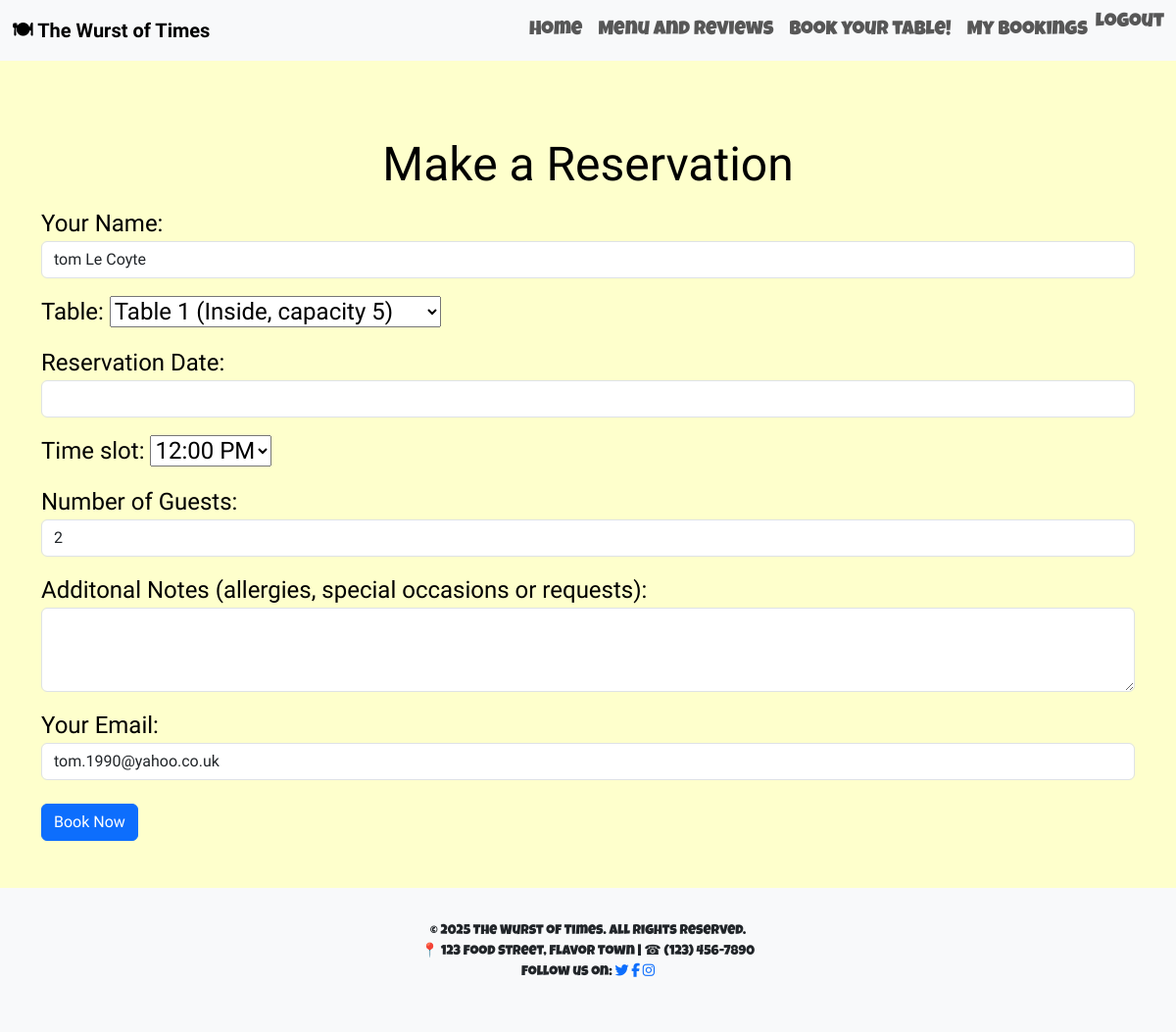
The app's page /1/ (signed in), older data.
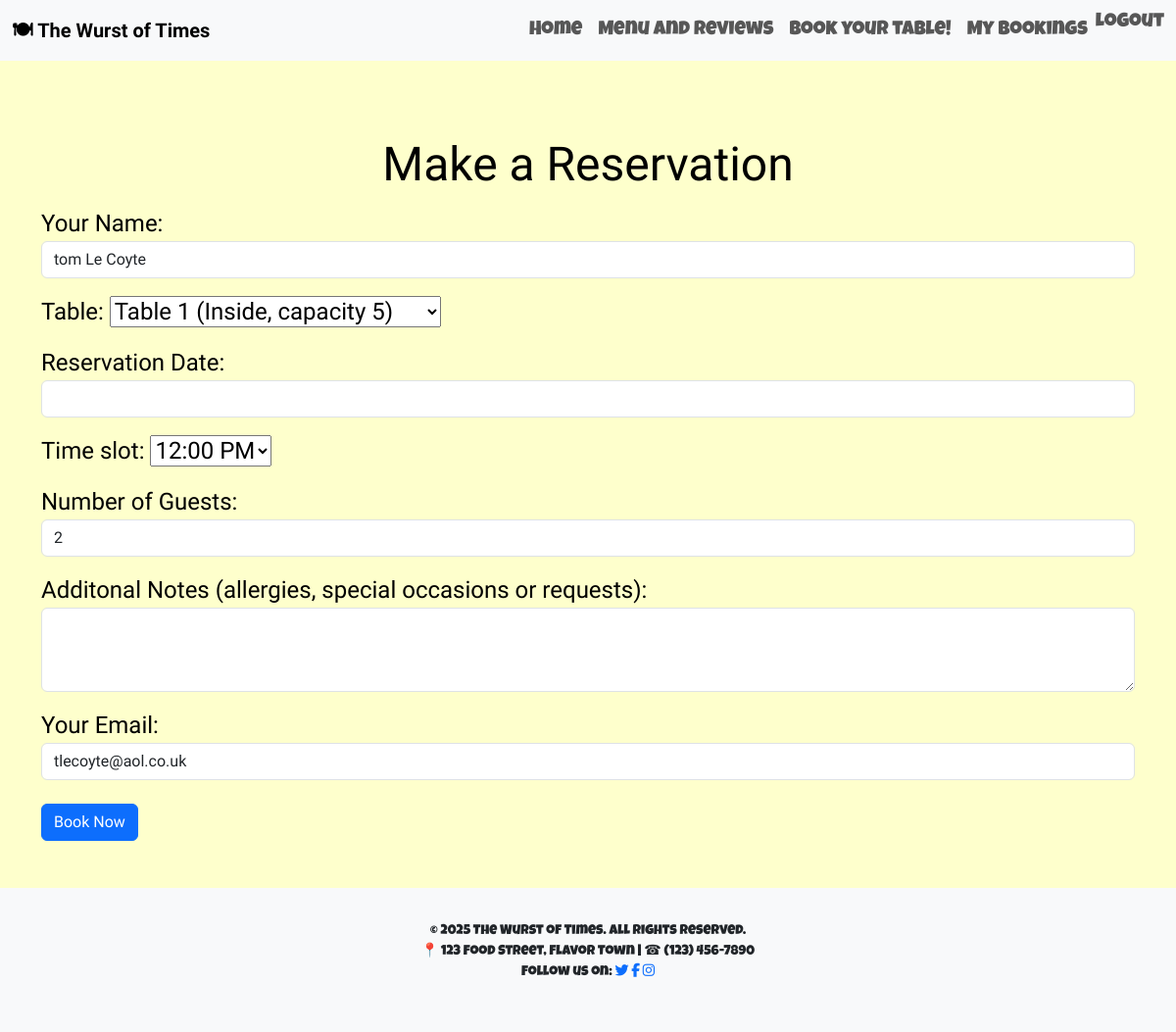
The same page, newer data.
### booking_system_app/models.py (models this page shows, shortened)
class TableReservationSlot(models.Model):
  table = models.ForeignKey(Table, on_delete=models.CASCADE, related_name='slots')
  time_slot = models.DateTimeField()
  amount = models.PositiveBigIntegerField(default=1)
  available = models.BooleanField(default=True)
  max_amount = models.PositiveBigIntegerField(null=True, blank=True)
  notes = models.TextField(blank=True, null=True)
  email = models.EmailField(blank=True, null=True)
  customer_name = models.CharField(max_length=100, blank=False, null=False)
  class Meta:
        unique_together = ('table', 'time_slot')
  @property
  def num_people(self):
    return self.amount

### booking_system_app/views.py (the view)
# urls.py: path("<int:pk>/", views.book_table, name="table_reservation"),
@login_required(login_url='account_login')
def book_table(request, pk=None):
    slot = None
    if pk is not None:
        slot = get_object_or_404(TableReservationSlot, pk=pk)
    if request.method == "POST":
        form = TableReservationForm(request.POST, instance=slot)
        print("FORM ERRORS:", form.errors)
        if form.is_valid():
            reservation = form.save(commit=False)
            reservation.email = request.user.email
            reservation.save()
            try:
                send_mail(
                    subject="Booking confirmation from The Wurst of Times",
                    message=(
                        f"Hello {reservation.customer_name},\n\nYour reservation at The Wurst of Times has been confirmed:\n\n"
                        f"Table: {reservation.table.name} ({reservation.table.get_location_display()})\n"
                        f"When: {reservation.time_slot.strftime('%d-%m-%Y %H:%M')}\n"
                        f"Number of diners: {reservation.amount}\n"
                        f"Notes: {reservation.notes if reservation.notes else 'None'}\n\n"
                        f"We look forward to welcoming you!"
                    ),
                    from_email=settings.DEFAULT_FROM_EMAIL,
                    recipient_list=[request.user.email],
                    fail_silently=False,
                )
            except Exception:
                print("Warning: failed to send booking confirmation email")
            return redirect("reservation_success")
    else:
        form = TableReservationForm(instance=slot)
    return render(request, "booking_system_app/reservation_form.html", {"form": form})

### booking_system_app/models.py (called while the page is built)
  def __str__(self):
   return f"{self.name} ({self.get_location_display()}, capacity {self.capacity})"

### booking_system_app/templates/booking_system_app/reservation_form.html (shortened to what this page needs)
{% extends 'base.html' %}
{% load static %}
{% block content %}
<div class="container mt-4">
  <h2>Make a Reservation</h2>
  <form method="POST" novalidate>
    {{ form.as_p }}
    <button type="submit" class="btn btn-primary mt-2">Book Now</button>
  </form>
  <link rel="stylesheet" href="https://cdn.jsdelivr.net/npm/litepicker/dist/css/litepicker.css" />
</div>
{% endblock %}

Row changes from the older to the newer data that the page shows:
changed TableReservationSlot "tom Le Coyte": email "tom.1990@yahoo.co.uk" → "tlecoyte@aol.co.uk"
